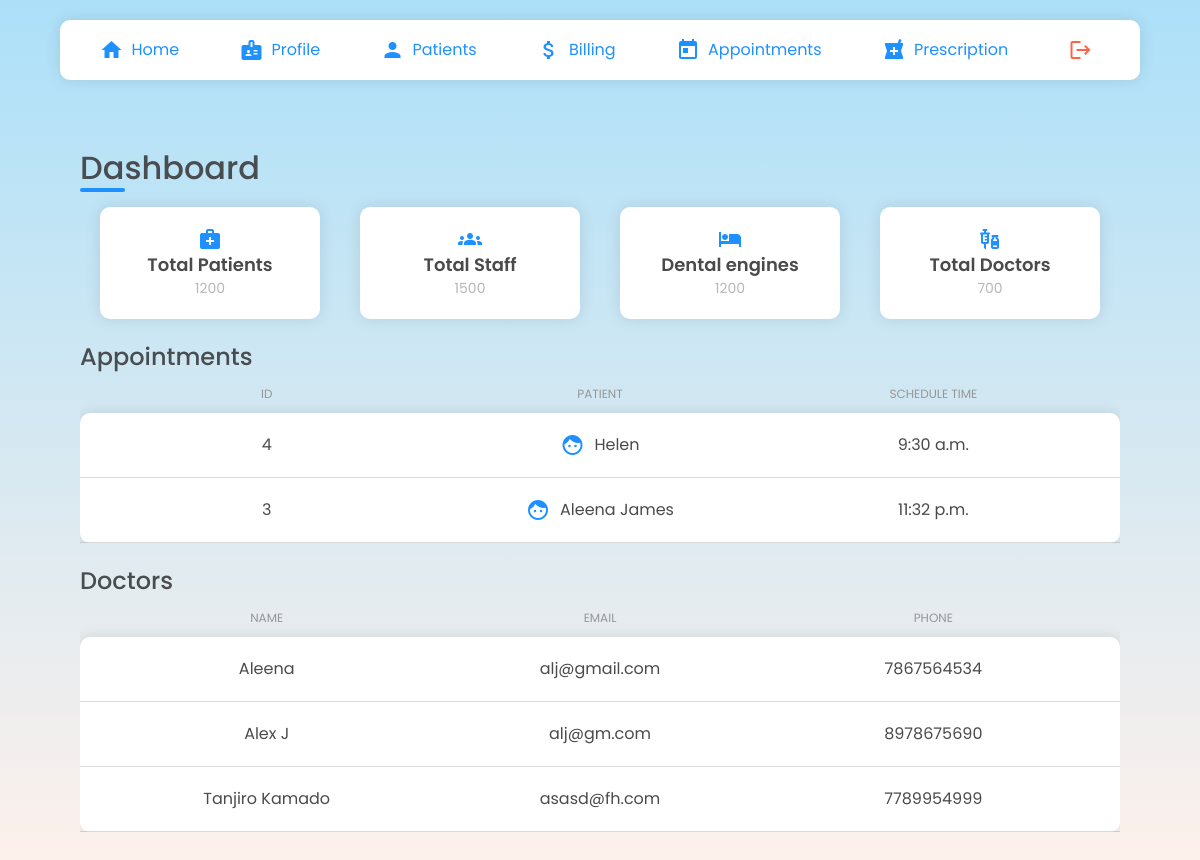
/doctors/ (signed in), run on the app's committed database.
### clinic/models.py (models this page shows, shortened)
class Schedule(models.Model):
    STATUS = ( ('Confirmed','Confirmed'), ('Cancel','Cancel'), ('Reschedule','Reschedule'), ('Attended','Attended'), ('Pending','Pending'))
    scheduleDate = models.DateField()
    scheduleTime = models.TimeField(blank=True,null=True)
    accepted = models.BooleanField(default=False)
    accepted_date = models.DateField(auto_now_add=False, null=True, blank=True)
    request = models.TextField(blank=True)
    status = models.CharField(null=True, max_length=10, choices=STATUS,blank=True)
    patient =  models.ForeignKey('patients.Patient', null=True, on_delete= models.CASCADE)
    doctor = models.ForeignKey('doctors.Doctors', null=True, on_delete=models.CASCADE)
    date_created= models.DateTimeField(auto_now_add=True, null=True)
    class Meta:
        ordering = ["-date_created"]

### patients/models.py (models this page shows, shortened)
class Patient(models.Model):
    user = models.OneToOneField(User, on_delete= models.CASCADE, primary_key= True)
    pname=models.CharField(max_length=200, null=True)
    age=models.CharField(max_length=4, null=True)
    gender= models.CharField(max_length=6, null=True)
    email=models.CharField(max_length=200, null=True)
    address= models.CharField(max_length=500, null=True)
    phone= models.CharField(max_length=13, null=True)
    date_created= models.DateTimeField(auto_now_add=True, null=True)

### doctors/models.py (models this page shows, shortened)
class Doctors(models.Model):
    ROLE = (
			('Doctor', 'Doctor'),
			('Staff', 'Staff'),
			)
    user = models.OneToOneField(User, on_delete= models.CASCADE, primary_key= True)
    dname = models.CharField(max_length=200, null=True)
    phone = models.CharField(max_length=200, null=True)
    email = models.CharField(max_length=200, null=True)
    date_created = models.DateTimeField(auto_now_add=True, null=True)
    role = models.CharField(max_length=200, null=True,choices=ROLE)
    specialisation = models.CharField(max_length=200, null=True)
    address= models.CharField(max_length=200, null=True)

### doctors/views.py (the view)
# urls.py: 2. Add a URL to urlpatterns:  path('', views.home, name='home')
def home(request):
    s=Schedule.objects.all()
    doc = Doctors.objects.all()
    d = Doctors.objects.get(pk=request.user)
    return render(request, 'doctors/home.html',{'s':s, 'doc': doc,'d':d})

### doctors/templates/doctors/home.html (shortened to what this page needs)
{% extends "doctors/navbar.html" %}{% load static %} {% block head%}
<link
  rel="stylesheet"
  type="text/css"
  href="{% static 'css/components.css' %}"
/>
{% endblock %} {% block content %}
<div class="doctorHomeMain">
  <div class="dashboardContainer">
    <div class="dashboardLeft">
      <div class="dashboard">
        <h1 class="dash dashFrist">
          <div class="dashboard-under"></div>
          Dashboard
        </h1>
        <div class="dashboardCard">
          <div class="dashCardItem">
            <i class="material-icons">medical_services</i>
            <h3>Total Patients</h3>
            <small>1200</small>
          </div>
          <div class="dashCardItem">
            <i class="material-icons">groups</i>
            <h3>Total Staff</h3>
            <small>1500</small>
          </div>
          <div class="dashCardItem">
            <i class="material-icons">hotel</i>
            <h3>Dental engines</h3>
            <small>1200</small>
          </div>
          <div class="dashCardItem">
            <i class="material-icons">vaccines</i>
            <h3>Total Doctors</h3>
            <small>700</small>
          </div>
        </div>
      </div>
      <div class="adcTableContainer">
        <div class="adcTable">
          <h1 class="dash">Appointments</h1>
          <div class="adcRow adcHead">
            <div class="adcCell">ID</div>
            <div class="adcCell">Patient</div>
            <div class="adcCell">schedule Time</div>
          </div>
          <div class="adcRowBody">
            {% for sch in s %} {% if d.dname == sch.doctor.dname %}
            <div class="adcRow">
              <div class="adcCell">{{sch.id}}</div>
              <div class="adcCell">
                <i class="material-icons dodgerblue">face</i
                >{{sch.patient.pname}}
              </div>
              <div class="adcCell">{{sch.scheduleTime}}</div>
            </div>
            {% endif %} {% endfor %}
          </div>
        </div>
      </div>
      <div class="adcTableContainer">
        <div class="adcTable">
          <h1 class="dash">Doctors</h1>
          <div class="adcRow adcHead">
            <div class="adcCell">NAME</div>
            <div class="adcCell">EMAIL</div>
            <div class="adcCell">PHONE</div>
          </div>
          <div class="adcRowBody">
            {% for doctor in doc %}
            <div class="adcRow">
              <div class="adcCell">{{doctor.dname}}</div>
              <div class="adcCell">{{doctor.email}}</div>
              <div class="adcCell">{{doctor.phone}}</div>
            </div>
            {% endfor %}
          </div>
        </div>
      </div>
    </div>
  </div>
</div>
{% endblock %}

### static/css/style.css (style rules this page uses)
body { margin: 0; padding: 0; box-sizing: border-box; font-family: "Poppins"; text-decoration: none; list-style-type: none; }
.doctorHomeMain { width: 100vw; min-height: 100vh; background-image: linear-gradient(to top, #fff1eb 0%, #ace0f9 100%); overflow-x: hidden; display: flex; align-items: center; justify-content: center; flex-direction: column; }
.dash { font-size: 24px !important; font-weight: 500 !important; position: relative; margin-bottom: 20px; }
.dashboard-under { width: 45px; height: 4px; border-radius: 20px; background-color: dodgerblue; position: absolute; bottom: 0; }
.dodgerblue { color: dodgerblue; margin-right: 10px; }
.dashboardContainer { flex: 1; width: 90%; height: 100%; display: flex; margin-top: 4rem; }
.dashboardLeft { flex: 1; display: flex; align-items: flex-start; padding: 10px 20px; justify-content: flex-start; flex-direction: column; }
.dashboard { display: flex; flex-direction: column; align-items: flex-start; justify-content: center; width: 100%; }
.dashboard h1 { font-weight: 700; }
.dash { color: #494d50; margin: 0; }
.dashFrist { font-size: 32px !important; }
.dashboardCard { width: 100%; display: flex; align-items: center; justify-content: space-evenly; margin-top: 15px; }
.dashCardItem { border-radius: 10px; box-shadow: rgba(17, 17, 26, 0.1) 0px 0px 16px; display: flex; padding: 20px; background-color: white; align-items: center; text-align: center; justify-content: center; flex-direction: column; height: 100%; width: 100%; margin: 0 20px; }
.dashCardItem h3 { font-size: 18px; font-weight: 600; }
.dashCardItem small { color: rgb(183, 183, 183); }
.dashCardItem i { color: dodgerblue; }

### static/css/register.css (style rules this page uses)
* { margin: 0; padding: 0; box-sizing: border-box; font-family: "Poppins", sans-serif; }
body { height: 100vh; background-image: linear-gradient(to top, #fff1eb 0%, #ace0f9 100%); overflow: auto; width: 100%; margin-top: 0%; align-items: center; justify-content: center; }

### static/css/components.css (style rules this page uses)
.adcTable { display: flex; flex-direction: column; margin-top: 20px; }
.adcTable h1 { font-size: 21px; font-weight: 500; }
.adcTable .adcRow { display: flex; justify-content: space-evenly; align-items: flex-start; border-bottom: 1px solid rgba(180, 180, 180, 0.5); padding: 10px 20px; }
.adcTable .adcRow .adcCell { width: 100%; padding: 10px; display: flex; align-items: center; justify-content: center; }
.adcTableContainer { width: 100%; overflow-x: auto; overflow-y: hidden; }
.adcTable .adcHead { border-bottom: none; padding: 0 20px; }
.adcHead .adcCell { text-transform: uppercase; font-size: 12px; color: rgb(150, 150, 150); padding: 0; }
.adcRowBody { box-shadow: rgba(17, 17, 26, 0.1) 0px 0px 16px; border-radius: 10px; background-color: white; }

### data on the page
Schedule: id "4", patient.pname "Helen", scheduleTime "9:30 a.m."
Schedule: id "3", patient.pname "Aleena James", scheduleTime "11:32 p.m."
Doctors: dname "Aleena", email "alj@gmail.com", phone "7867564534"
Doctors: dname "Alex J", email "alj@gm.com", phone "8978675690"
Doctors: dname "Tanjiro Kamado", email "asasd@fh.com", phone "7789954999"
